Frame 1 (no input): blank canvas, image omitted
Frame 60 (the mouse pressed at the canvas centre just before this capture): blank canvas, image omitted
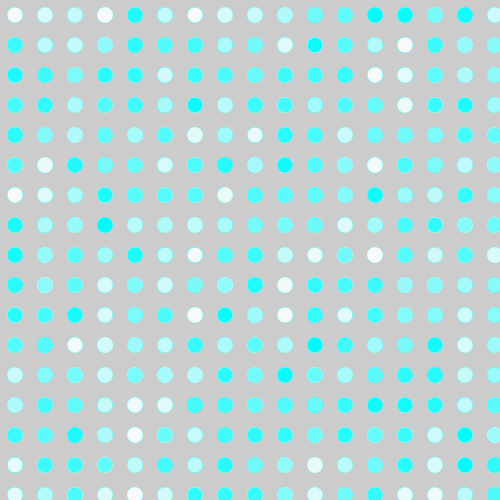
Frame 120 (the mouse held since frame 60 and released just before this capture)

The Processing sketch whose frames 1 and 60 were blank and that drew this single picture after the mouse press (run headless with seeded random() and noise(); from frame 60 on, the mouse is pressed at the canvas centre):

// Processing sketch: processing_156901
// ── processing_156901.pde

int diam=30;

void setup(){
  size(500,500);
}

void draw(){
noStroke();
for(int i=diam/2; i<width; i+=diam){
  for(int y=diam/2; y<height; y+=diam){
    int strokeValue = int(map(i, diam/2, width, 0, 255));
    fill(random(0,255),mouseX,mouseY);
    ellipse(i,y, map(mouseX,0,500,0,30), map(mouseY,0,500,0,30));
  }
}

}
